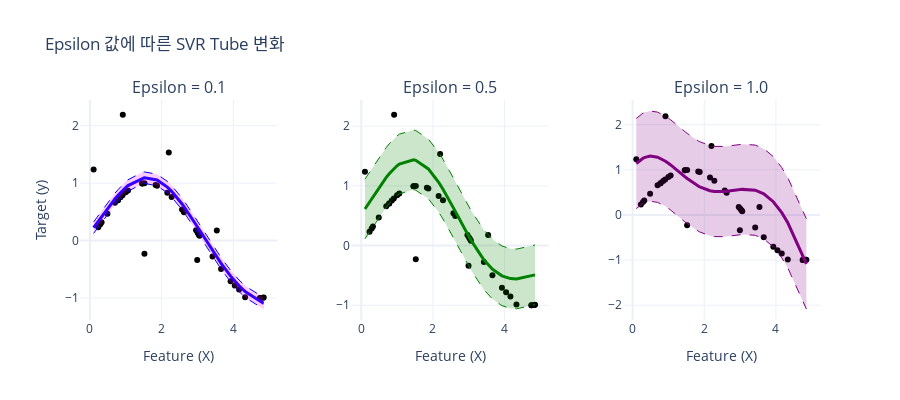

Write notebook code for a chart like this one.
### Code cell
# 3. 시각화
from plotly.subplots import make_subplots

# 서브플롯 생성 (1행 3열)
fig = make_subplots(rows=1, cols=3, 
                    subplot_titles=['Epsilon = 0.1', 'Epsilon = 0.5', 'Epsilon = 1.0'],
                    horizontal_spacing=0.1)

# 모델과 예측값 리스트
models = [svr_01, svr_05, svr_10]
predictions = [y_pred_01, y_pred_05, y_pred_10]
epsilons = [0.1, 0.5, 1.0]
colors = ['blue', 'green', 'purple']

# 각 서브플롯 생성
for i, (model, pred, eps, color) in enumerate(zip(models, predictions, epsilons, colors)):
    col = i + 1
    
    # 데이터 포인트
    fig.add_trace(go.Scatter(x=X.flatten(), y=y, mode='markers', 
                             name=f'Data (eps={eps})',
                             marker=dict(color='black', size=6),
                             showlegend=False), row=1, col=col)
    
    # SVR 예측선
    fig.add_trace(go.Scatter(x=X.flatten(), y=pred, mode='lines',
                             line=dict(color=color, width=3),
                             name=f'SVR (eps={eps})',
                             showlegend=False), row=1, col=col)
    
    # 하단 튜브 경계
    fig.add_trace(go.Scatter(x=X.flatten(), y=pred - eps, mode='lines',
                             line=dict(color=color, width=1, dash='dash'),
                             name=f'Tube boundary (eps={eps})',
                             showlegend=False), row=1, col=col)
    
    # 상단 튜브 경계 (fill로 튜브 영역 표시)
    fig.add_trace(go.Scatter(x=X.flatten(), y=pred + eps, mode='lines',
                             line=dict(color=color, width=1, dash='dash'),
                             fill='tonexty',
                             fillcolor=f'rgba({255 if color=="blue" else 0 if color=="green" else 128},{128 if color=="green" else 0},{255 if color=="blue" else 128 if color=="purple" else 0}, 0.2)',
                             name=f'Epsilon tube (eps={eps})',
                             showlegend=False), row=1, col=col)

fig.update_layout(
    title_text='Epsilon 값에 따른 SVR Tube 변화',
    height=400,
    template='plotly_white',
    showlegend=False
)

# 각 서브플롯의 축 레이블 설정
for i in range(1, 4):
    fig.update_xaxes(title_text='Feature (X)', row=1, col=i)
    fig.update_yaxes(title_text='Target (y)', row=1, col=1)

fig.show()
